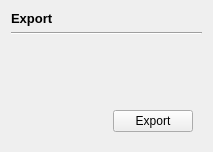
             <widget class="QWidget" name="exportPage">
              <layout class="QVBoxLayout" name="verticalLayout_22">
               <item>
                <widget class="QLabel" name="label_37">
                 <property name="font">
                  <font>
                   <pointsize>10</pointsize>
                   <bold>true</bold>
                  </font>
                 </property>
                 <property name="text">
                  <string>Export</string>
                 </property>
                </widget>
               </item>
               <item>
                <widget class="Line" name="line_11">
                 <property name="orientation">
                  <enum>Qt::Horizontal</enum>
                 </property>
                </widget>
               </item>
               <item>
                <widget class="QLabel" name="validationMessage">
                 <property name="styleSheet">
                  <string notr="true">color: red</string>
                 </property>
                 <property name="text">
                  <string/>
                 </property>
                </widget>
               </item>
               <item>
                <spacer name="verticalSpacer_4">
                 <property name="orientation">
                  <enum>Qt::Vertical</enum>
                 </property>
                 <property name="sizeHint" stdset="0">
                  <size>
                   <width>20</width>
                   <height>40</height>
                  </size>
                 </property>
                </spacer>
               </item>
               <item>
                <widget class="QWidget" name="widget_20" native="true">
                 <layout class="QHBoxLayout" name="horizontalLayout_12">
                  <item>
                   <spacer name="horizontalSpacer_9">
                    <property name="orientation">
                     <enum>Qt::Horizontal</enum>
                    </property>
                    <property name="sizeHint" stdset="0">
                     <size>
                      <width>93</width>
                      <height>20</height>
                     </size>
                    </property>
                   </spacer>
                  </item>
                  <item>
                   <widget class="QPushButton" name="export_">
                    <property name="text">
                     <string>Export</string>
                    </property>
                   </widget>
                  </item>
                 </layout>
                </widget>
               </item>
              </layout>
             </widget>
